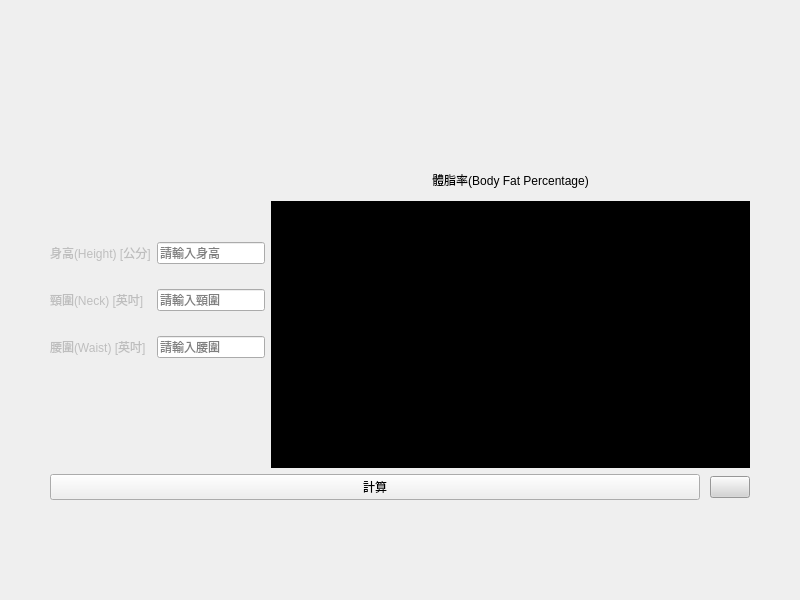
<?xml version="1.0" encoding="UTF-8"?>
<ui version="4.0">
 <class>male_cal_body_fat</class>
 <widget class="QWidget" name="male_cal_body_fat">
  <property name="geometry">
   <rect>
    <x>0</x>
    <y>0</y>
    <width>800</width>
    <height>600</height>
   </rect>
  </property>
  <property name="sizePolicy">
   <sizepolicy hsizetype="Fixed" vsizetype="Preferred">
    <horstretch>0</horstretch>
    <verstretch>0</verstretch>
   </sizepolicy>
  </property>
  <property name="windowTitle">
   <string>Form</string>
  </property>
  <layout class="QGridLayout" name="gridLayout_2">
   <property name="leftMargin">
    <number>50</number>
   </property>
   <property name="topMargin">
    <number>50</number>
   </property>
   <property name="rightMargin">
    <number>50</number>
   </property>
   <property name="bottomMargin">
    <number>50</number>
   </property>
   <item row="0" column="0">
    <spacer name="verticalSpacer">
     <property name="orientation">
      <enum>Qt::Vertical</enum>
     </property>
     <property name="sizeType">
      <enum>QSizePolicy::Fixed</enum>
     </property>
     <property name="sizeHint" stdset="0">
      <size>
       <width>20</width>
       <height>80</height>
      </size>
     </property>
    </spacer>
   </item>
   <item row="1" column="0">
    <layout class="QGridLayout" name="gridLayout" rowstretch="0" columnstretch="5,5">
     <property name="verticalSpacing">
      <number>0</number>
     </property>
     <item row="0" column="0">
      <layout class="QVBoxLayout" name="verticalLayout">
       <item>
        <spacer name="verticalSpacer_7">
         <property name="orientation">
          <enum>Qt::Vertical</enum>
         </property>
         <property name="sizeType">
          <enum>QSizePolicy::Fixed</enum>
         </property>
         <property name="sizeHint" stdset="0">
          <size>
           <width>20</width>
           <height>3</height>
          </size>
         </property>
        </spacer>
       </item>
       <item>
        <widget class="QLabel" name="labelHeight">
         <property name="enabled">
          <bool>false</bool>
         </property>
         <property name="sizePolicy">
          <sizepolicy hsizetype="Fixed" vsizetype="Preferred">
           <horstretch>0</horstretch>
           <verstretch>0</verstretch>
          </sizepolicy>
         </property>
         <property name="styleSheet">
          <string notr="true">font: 16pt &quot;微軟正黑體&quot;;</string>
         </property>
         <property name="text">
          <string>身高(Height) [公分]</string>
         </property>
         <property name="alignment">
          <set>Qt::AlignLeading|Qt::AlignLeft|Qt::AlignVCenter</set>
         </property>
        </widget>
       </item>
       <item>
        <spacer name="verticalSpacer_3">
         <property name="orientation">
          <enum>Qt::Vertical</enum>
         </property>
         <property name="sizeType">
          <enum>QSizePolicy::Fixed</enum>
         </property>
         <property name="sizeHint" stdset="0">
          <size>
           <width>20</width>
           <height>25</height>
          </size>
         </property>
        </spacer>
       </item>
       <item>
        <widget class="QLabel" name="labelNeck">
         <property name="enabled">
          <bool>false</bool>
         </property>
         <property name="sizePolicy">
          <sizepolicy hsizetype="Fixed" vsizetype="Preferred">
           <horstretch>0</horstretch>
           <verstretch>0</verstretch>
          </sizepolicy>
         </property>
         <property name="styleSheet">
          <string notr="true">font: 16pt &quot;微軟正黑體&quot;;</string>
         </property>
         <property name="text">
          <string>頸圍(Neck) [英吋]</string>
         </property>
         <property name="alignment">
          <set>Qt::AlignLeading|Qt::AlignLeft|Qt::AlignVCenter</set>
         </property>
        </widget>
       </item>
       <item>
        <spacer name="verticalSpacer_5">
         <property name="orientation">
          <enum>Qt::Vertical</enum>
         </property>
         <property name="sizeType">
          <enum>QSizePolicy::Fixed</enum>
         </property>
         <property name="sizeHint" stdset="0">
          <size>
           <width>20</width>
           <height>25</height>
          </size>
         </property>
        </spacer>
       </item>
       <item>
        <widget class="QLabel" name="labelWaist">
         <property name="enabled">
          <bool>false</bool>
         </property>
         <property name="sizePolicy">
          <sizepolicy hsizetype="Fixed" vsizetype="Preferred">
           <horstretch>0</horstretch>
           <verstretch>0</verstretch>
          </sizepolicy>
         </property>
         <property name="styleSheet">
          <string notr="true">font: 16pt &quot;微軟正黑體&quot;;</string>
         </property>
         <property name="text">
          <string>腰圍(Waist) [英吋]</string>
         </property>
         <property name="alignment">
          <set>Qt::AlignLeading|Qt::AlignLeft|Qt::AlignVCenter</set>
         </property>
        </widget>
       </item>
      </layout>
     </item>
     <item row="0" column="1">
      <layout class="QVBoxLayout" name="verticalLayout_2">
       <property name="spacing">
        <number>0</number>
       </property>
       <item>
        <spacer name="verticalSpacer_8">
         <property name="orientation">
          <enum>Qt::Vertical</enum>
         </property>
         <property name="sizeType">
          <enum>QSizePolicy::Fixed</enum>
         </property>
         <property name="sizeHint" stdset="0">
          <size>
           <width>20</width>
           <height>3</height>
          </size>
         </property>
        </spacer>
       </item>
       <item>
        <widget class="QLineEdit" name="lineEditHeight">
         <property name="sizePolicy">
          <sizepolicy hsizetype="Fixed" vsizetype="Fixed">
           <horstretch>0</horstretch>
           <verstretch>0</verstretch>
          </sizepolicy>
         </property>
         <property name="styleSheet">
          <string notr="true">font: 16pt &quot;Times New Roman&quot;;</string>
         </property>
         <property name="placeholderText">
          <string>請輸入身高</string>
         </property>
        </widget>
       </item>
       <item>
        <spacer name="verticalSpacer_4">
         <property name="orientation">
          <enum>Qt::Vertical</enum>
         </property>
         <property name="sizeType">
          <enum>QSizePolicy::Fixed</enum>
         </property>
         <property name="sizeHint" stdset="0">
          <size>
           <width>20</width>
           <height>25</height>
          </size>
         </property>
        </spacer>
       </item>
       <item>
        <widget class="QLineEdit" name="lineEditNeck">
         <property name="sizePolicy">
          <sizepolicy hsizetype="Fixed" vsizetype="Fixed">
           <horstretch>0</horstretch>
           <verstretch>0</verstretch>
          </sizepolicy>
         </property>
         <property name="styleSheet">
          <string notr="true">font: 16pt &quot;Times New Roman&quot;;</string>
         </property>
         <property name="placeholderText">
          <string>請輸入頸圍</string>
         </property>
        </widget>
       </item>
       <item>
        <spacer name="verticalSpacer_6">
         <property name="orientation">
          <enum>Qt::Vertical</enum>
         </property>
         <property name="sizeType">
          <enum>QSizePolicy::Fixed</enum>
         </property>
         <property name="sizeHint" stdset="0">
          <size>
           <width>20</width>
           <height>25</height>
          </size>
         </property>
        </spacer>
       </item>
       <item>
        <widget class="QLineEdit" name="lineEditWaist">
         <property name="sizePolicy">
          <sizepolicy hsizetype="Fixed" vsizetype="Fixed">
           <horstretch>0</horstretch>
           <verstretch>0</verstretch>
          </sizepolicy>
         </property>
         <property name="styleSheet">
          <string notr="true">font: 16pt &quot;Times New Roman&quot;;</string>
         </property>
         <property name="placeholderText">
          <string>請輸入腰圍</string>
         </property>
        </widget>
       </item>
      </layout>
     </item>
    </layout>
   </item>
   <item row="1" column="1">
    <layout class="QVBoxLayout" name="verticalLayout_3" stretch="1,9">
     <property name="topMargin">
      <number>35</number>
     </property>
     <property name="rightMargin">
      <number>0</number>
     </property>
     <item>
      <widget class="QLabel" name="labelOutput">
       <property name="styleSheet">
        <string notr="true">font: 16pt &quot;微軟正黑體&quot;;</string>
       </property>
       <property name="text">
        <string>體脂率(Body Fat Percentage)</string>
       </property>
       <property name="alignment">
        <set>Qt::AlignCenter</set>
       </property>
      </widget>
     </item>
     <item>
      <widget class="QLabel" name="labelOutputBdyFat">
       <property name="enabled">
        <bool>false</bool>
       </property>
       <property name="styleSheet">
        <string notr="true">font: 48pt &quot;Times New Roman&quot;;
background-color: rgb(0, 0, 0);</string>
       </property>
       <property name="text">
        <string/>
       </property>
       <property name="alignment">
        <set>Qt::AlignCenter</set>
       </property>
      </widget>
     </item>
    </layout>
   </item>
   <item row="2" column="0" colspan="2">
    <layout class="QHBoxLayout" name="horizontalLayout" stretch="8,2">
     <property name="spacing">
      <number>10</number>
     </property>
     <item>
      <widget class="QPushButton" name="pushButtonCal">
       <property name="enabled">
        <bool>true</bool>
       </property>
       <property name="sizePolicy">
        <sizepolicy hsizetype="Preferred" vsizetype="Fixed">
         <horstretch>0</horstretch>
         <verstretch>0</verstretch>
        </sizepolicy>
       </property>
       <property name="styleSheet">
        <string notr="true">font: 36pt &quot;微軟正黑體&quot;;</string>
       </property>
       <property name="text">
        <string>計算</string>
       </property>
      </widget>
     </item>
     <item>
      <widget class="QPushButton" name="pushButtonGoBack">
       <property name="enabled">
        <bool>true</bool>
       </property>
       <property name="sizePolicy">
        <sizepolicy hsizetype="Fixed" vsizetype="Fixed">
         <horstretch>0</horstretch>
         <verstretch>0</verstretch>
        </sizepolicy>
       </property>
       <property name="styleSheet">
        <string notr="true">background-color: rgb(212, 212, 212);</string>
       </property>
       <property name="icon">
        <iconset resource="Resources.qrc">
         <normaloff>:/src/image/arrow.png</normaloff>:/src/image/arrow.png</iconset>
       </property>
       <property name="iconSize">
        <size>
         <width>40</width>
         <height>40</height>
        </size>
       </property>
      </widget>
     </item>
    </layout>
   </item>
   <item row="3" column="0">
    <spacer name="verticalSpacer_2">
     <property name="orientation">
      <enum>Qt::Vertical</enum>
     </property>
     <property name="sizeType">
      <enum>QSizePolicy::Fixed</enum>
     </property>
     <property name="sizeHint" stdset="0">
      <size>
       <width>20</width>
       <height>50</height>
      </size>
     </property>
    </spacer>
   </item>
  </layout>
 </widget>
 <resources>
  <include location="Resources.qrc"/>
 </resources>
 <connections/>
</ui>
